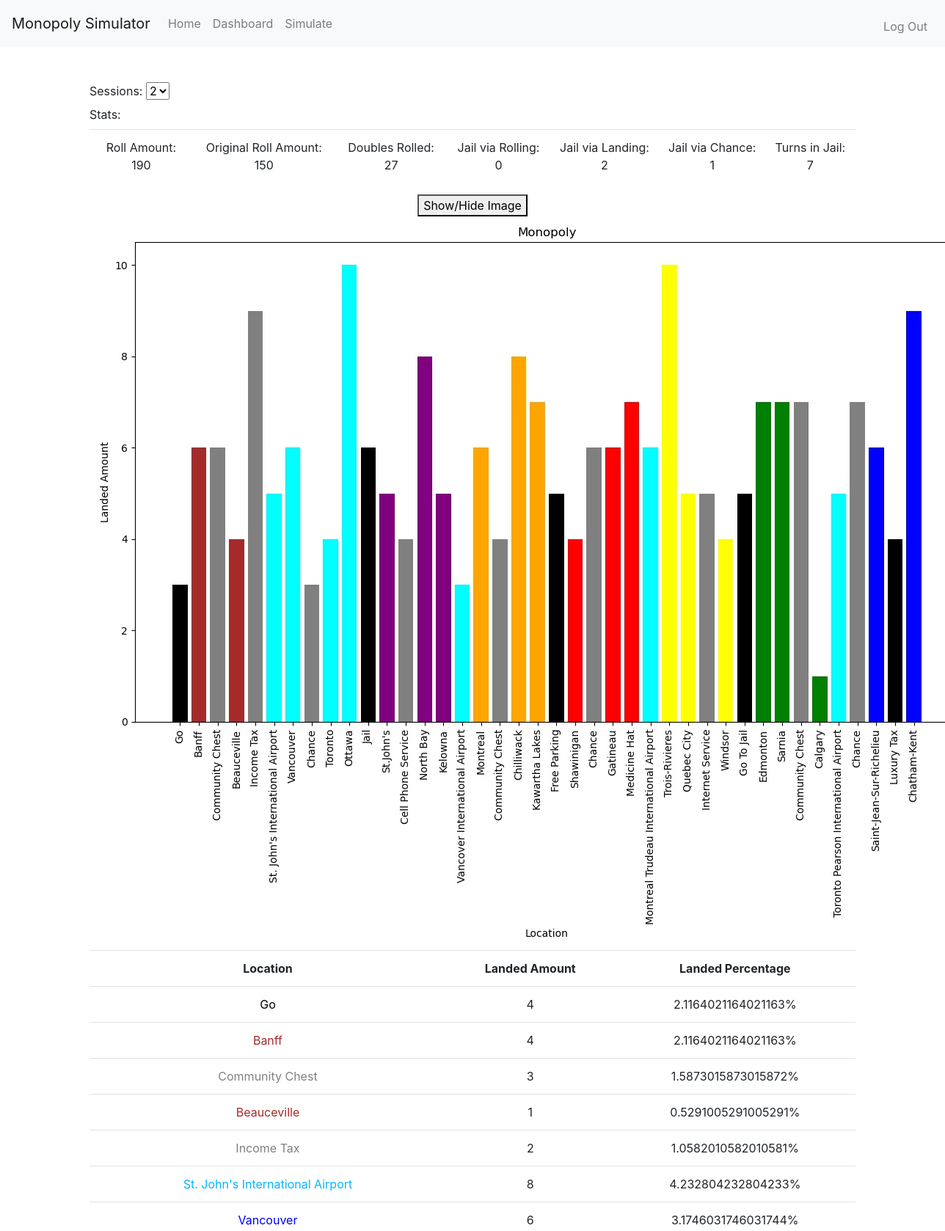
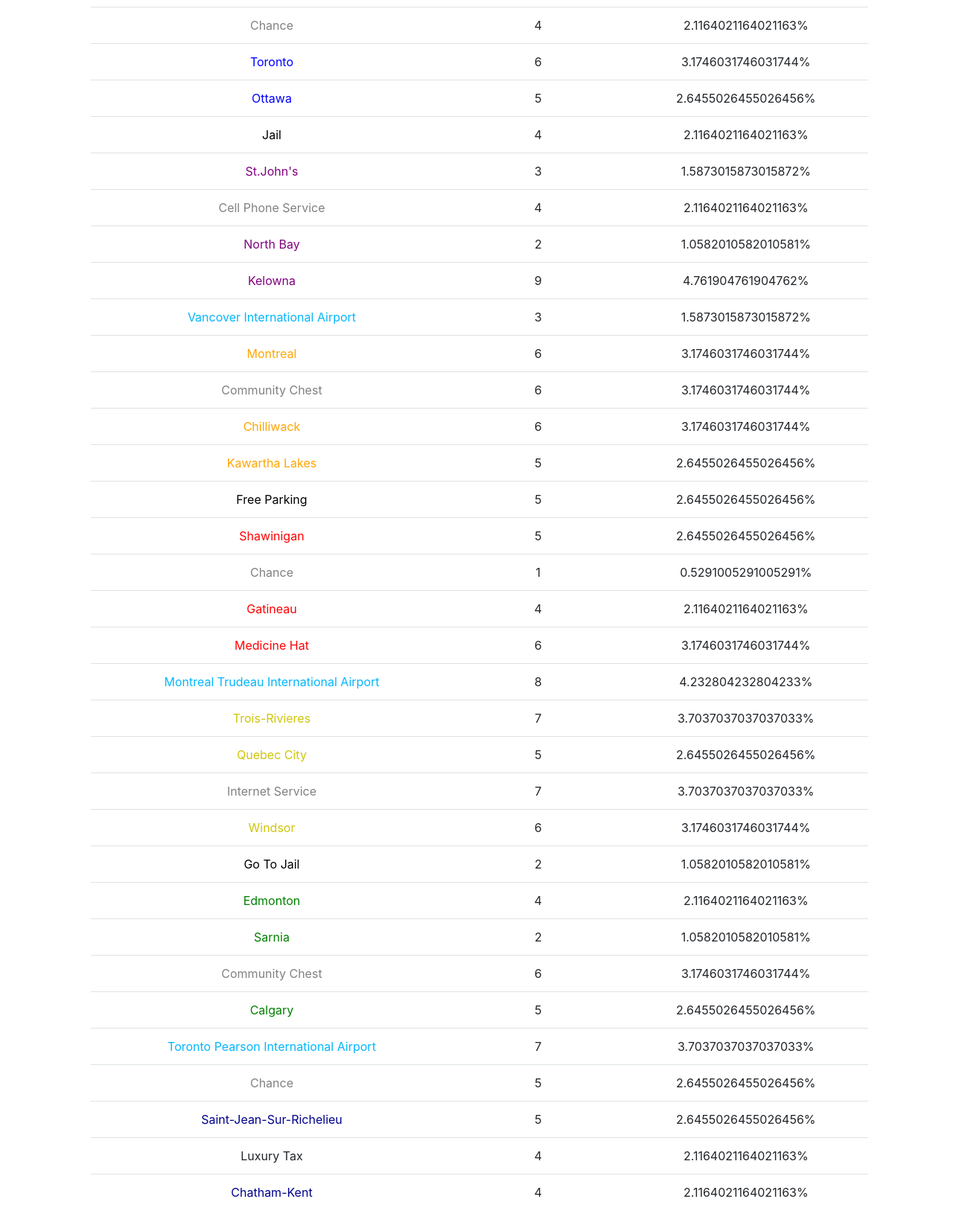
/dashboard (signed in), run on the app's committed database (2 pictures, top to bottom).
### tables this page shows
CREATE TABLE "stats" (
	"session_id"	INTEGER,
	"roll_amount"	INTEGER DEFAULT 0,
	"og_roll_amount"	INTEGER DEFAULT 0,
	"doubles_rolled"	INTEGER DEFAULT 0,
	"jail_via_rolling"	INTEGER DEFAULT 0,
	"jail_via_landing"	INTEGER DEFAULT 0,
	"jail_via_chance"	INTEGER DEFAULT 0,
	"turns_in_jail"	INTEGER DEFAULT 0
);

CREATE TABLE "board" (
	"id"	INTEGER,
	"name"	TEXT,
	"information"	TEXT,
	"colour"	TEXT
);

### app.py (the view)
@app.route("/dashboard", methods=["GET", "POST"])
@login_required
def dashboard():
    def dash(current_id="NULL"):
        ids = db.execute(
            "SELECT session_id FROM user_sessions WHERE user_id = :id", id=session["id"]
        )
        if current_id == "NULL":
            current_id = ids[0]["session_id"]
        stats = db.execute("SELECT * FROM stats WHERE session_id=:id", id=current_id)[0]
        landed = db.execute("SELECT * FROM landed WHERE session_id=:id", id=current_id)[
            0
        ]
        landed.pop("session_id")
        l = tuple(landed.values())
        graph(l, 17)
        board_info = db.execute("SELECT name FROM board")
        final_landed = []
        colours = [
            "black",
            "brown",
            "grey",
            "brown",
            "grey",
            "#03b6fc",
            "blue",
            "grey",
            "blue",
            "blue",
            "black",
            "purple",
            "grey",
            "purple",
            "purple",
            "#03b6fc",
            "orange",
            "grey",
            "orange",
            "orange",
            "black",
            "red",
            "grey",
            "red",
            "red",
            "#03b6fc",
            "#cfc50a",
            "#cfc50a",
            "grey",
            "#cfc50a",
            "black",
            "green",
            "green",
            "grey",
            "green",
            "#03b6fc",
            "grey",
            "darkblue",
            "darkblack",
            "darkblue",
        ]
        amount_landed = sum(landed.values())
        for value in landed.values():
            final_landed.append(
                {
                    "name": board_info.pop(0)["name"],
                    "colour": colours.pop(0),
                    "landed_amount": value,
                    "landed_percentage": value / amount_landed * 100,
                }
            )
        for location in final_landed:
            print(location)
        return render_template(
            "dashboard.html", ids=ids, stat=stats, landed=final_landed
        )
    if request.method == "POST":
        return dash(request.form.get("ids"))
    else:
        return dash()

### app.py (called while the page is built)
def login_required(f):
    @wraps(f)
    def decorated_function(*args, **kwargs):
        if session["username"] is None:
            return redirect("/login")
        return f(*args, **kwargs)
    return decorated_function

### templates/dashboard.html (shortened to what this page needs)
{% extends "layout.html" %} {% block title %}Dashboard{% endblock %} {% block
main %}
<form method="post" action="/dashboard" style="text-align: left;">
  <label for="ids">Sessions:</label>
  <select name="ids" id="ids" onchange="this.form.submit()">
    {% for id in ids %}
    <option>{{id['session_id']}}</option>
    {% endfor %}
  </select>
</form>
<div style="text-align: left;">
  <table class="table">
    <label>Stats: </label>
    <tr style="text-align: center;">
      <td>Roll Amount: {{stat['roll_amount']}}</td>
      <td>Original Roll Amount: {{stat['og_roll_amount']}}</td>
      <td>Doubles Rolled: {{stat['doubles_rolled']}}</td>
      <td>Jail via Rolling: {{stat['jail_via_rolling']}}</td>
      <td>Jail via Landing: {{stat['jail_via_landing']}}</td>
      <td>Jail via Chance: {{stat['jail_via_chance']}}</td>
      <td>Turns in Jail: {{stat['turns_in_jail']}}</td>
    </tr>
  </table>
</div>
<div>
  <button type="button" id="btn">Show/Hide Image</button>
  <img src="{{url_for('static', filename='graphs/17.jpg') }}" id="myImg" />
</div>
<div>
  <table class="table">
    <tr>
      <th>Location</th>
      <th>Landed Amount</th>
      <th>Landed Percentage</th>
    </tr>
    {% for location in landed %}
    <tr>
      <td style="color: {{location['colour']}}">{{location['name']}}</td>
      <td>{{location['landed_amount']}}</td>
      <td>{{location['landed_percentage']}}%</td>
    </tr>
    {% endfor %}
  </table>
</div>
{% endblock %}

### templates/layout.html (shortened to what this page needs)
<!DOCTYPE html>
<html lang="en">
  <head>
    <link
      href="https://maxcdn.bootstrapcdn.com/bootstrap/4.1.3/css/bootstrap.min.css"
      rel="stylesheet"
    />
    <link href="/static/stylesheet.css" rel="stylesheet" />
  </head>
  <body>
    <nav class="navbar navbar-expand-lg navbar-light bg-light">
      <a class="navbar-brand" href="/">Monopoly Simulator</a>
      <div class="collapse navbar-collapse">
        {% if session['username'] %}
        <ul class="navbar-nav">
          <li class="nav-item"><a class="nav-link" href="/">Home</a></li>
          <li class="nav-item>">
            <a class="nav-link" href="/dashboard">Dashboard</a>
          </li>
          <li class="nav-item>">
            <a class="nav-link" href="/simulate">Simulate</a>
          </li>
        </ul>
        <ul class="navbar-nav ml-auto mt-2">
          <li class="nav-item">
            <a class="nav-link" href="/logout">Log Out</a>
          </li>
        </ul>
        {% endif %}
      </div>
    </nav>
    <main class="container p-5">
      {% block main %}{% endblock %}
    </main>
  </body>
</html>

### static/stylesheet.css (style rules this page uses)
.p-5 { text-align: center; }

### data on the page
stats: roll_amount "190", og_roll_amount "150", doubles_rolled "27", jail_via_rolling "0", jail_via_landing "2", jail_via_chance "1", turns_in_jail "7"
board: name "Go", landed_amount "4", landed_percentage "2.1164021164021163"
board: name "Banff", landed_amount "4", landed_percentage "2.1164021164021163"
board: name "Community Chest", landed_amount "3", landed_percentage "1.5873015873015872"
board: name "Beauceville", landed_amount "1", landed_percentage "0.5291005291005291"
board: name "Income Tax", landed_amount "2", landed_percentage "1.0582010582010581"
board: name "St. John's International Airport", landed_amount "8", landed_percentage "4.232804232804233"
board: name "Vancouver", landed_amount "6", landed_percentage "3.1746031746031744"
board: name "Chance", landed_amount "4", landed_percentage "2.1164021164021163"
board: name "Toronto", landed_amount "6", landed_percentage "3.1746031746031744"
board: name "Ottawa", landed_amount "5", landed_percentage "2.6455026455026456"
board: name "Jail", landed_amount "4", landed_percentage "2.1164021164021163"
board: name "St.John's", landed_amount "3", landed_percentage "1.5873015873015872"
board: name "Cell Phone Service", landed_amount "4", landed_percentage "2.1164021164021163"
board: name "North Bay", landed_amount "2", landed_percentage "1.0582010582010581"
board: name "Kelowna", landed_amount "9", landed_percentage "4.761904761904762"
board: name "Vancover International Airport", landed_amount "3", landed_percentage "1.5873015873015872"
board: name "Montreal", landed_amount "6", landed_percentage "3.1746031746031744"
board: name "Community Chest", landed_amount "6", landed_percentage "3.1746031746031744"
board: name "Chilliwack", landed_amount "6", landed_percentage "3.1746031746031744"
board: name "Kawartha Lakes", landed_amount "5", landed_percentage "2.6455026455026456"
board: name "Free Parking", landed_amount "5", landed_percentage "2.6455026455026456"
board: name "Shawinigan", landed_amount "5", landed_percentage "2.6455026455026456"
board: name "Chance", landed_amount "1", landed_percentage "0.5291005291005291"
board: name "Gatineau", landed_amount "4", landed_percentage "2.1164021164021163"
board: name "Medicine Hat", landed_amount "6", landed_percentage "3.1746031746031744"
board: name "Montreal Trudeau International Airport", landed_amount "8", landed_percentage "4.232804232804233"
board: name "Trois-Rivieres", landed_amount "7", landed_percentage "3.7037037037037033"
board: name "Quebec City", landed_amount "5", landed_percentage "2.6455026455026456"
board: name "Internet Service", landed_amount "7", landed_percentage "3.7037037037037033"
board: name "Windsor", landed_amount "6", landed_percentage "3.1746031746031744"
board: name "Go To Jail", landed_amount "2", landed_percentage "1.0582010582010581"
board: name "Edmonton", landed_amount "4", landed_percentage "2.1164021164021163"
board: name "Sarnia", landed_amount "2", landed_percentage "1.0582010582010581"
board: name "Community Chest", landed_amount "6", landed_percentage "3.1746031746031744"
board: name "Calgary", landed_amount "5", landed_percentage "2.6455026455026456"
board: name "Toronto Pearson International Airport", landed_amount "7", landed_percentage "3.7037037037037033"
board: name "Chance", landed_amount "5", landed_percentage "2.6455026455026456"
board: name "Saint-Jean-Sur-Richelieu", landed_amount "5", landed_percentage "2.6455026455026456"
board: name "Luxury Tax", landed_amount "4", landed_percentage "2.1164021164021163"
board: name "Chatham-Kent", landed_amount "4", landed_percentage "2.1164021164021163"

### other printed values
form field ids "2"
